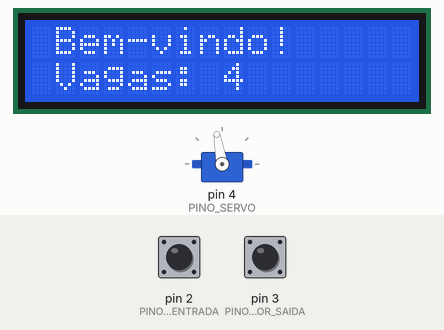
Simulated run of this sketch. Board: Arduino Uno, built with avr-gcc and run on an emulated ATmega328P. On the bench: 16×2 character LCD, servo. Inputs (shaded band) come from the test bench; at power-on: pin 2 (PINO_SENSOR_ENTRADA) HIGH, pin 3 (PINO_SENSOR_SAIDA) HIGH. What the sketch prints to the serial monitor is not drawn.

Above: at 3.3 s.
3.4 s: pin 2 (PINO_SENSOR_ENTRADA) driven LOW
At 3.9 s:
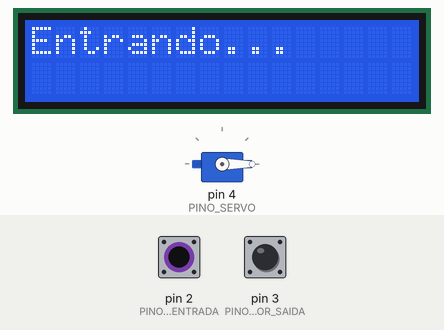
4.9 s: pin 3 (PINO_SENSOR_SAIDA) driven LOW
At 7.1 s:
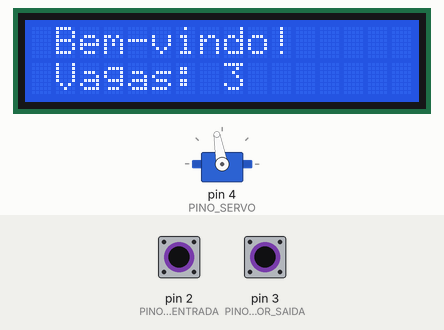
7.4 s: pin 3 (PINO_SENSOR_SAIDA) pulsed HIGH 2 times (0.12 s each, 0.3 s apart)
At 8.2 s:
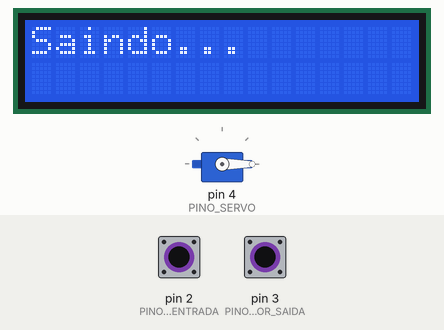
9.5 s: pin 2 (PINO_SENSOR_ENTRADA) pulsed HIGH 2 times (0.12 s each, 0.3 s apart)
At 11.5 s:
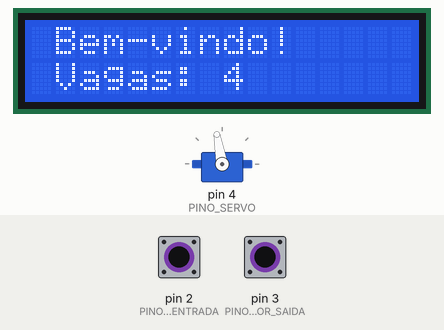
Timing chart, 0 to 13.0 s (numbered marks = the images above; inputs shaded):
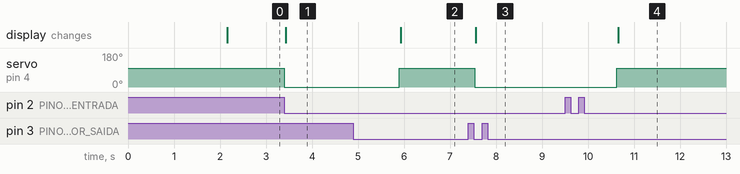

The sketch:

Park-System-Iot.ino
```cpp
#include <Wire.h>
#include <LiquidCrystal_I2C.h>
#include <Servo.h>

LiquidCrystal_I2C lcd(0x27, 16, 2);

Servo motorCancela;
const int PINO_SERVO = 4;
const int ANGULO_SERVO_ABERTO = 0;
const int ANGULO_SERVO_FECHADO = 100;

const int PINO_SENSOR_ENTRADA = 2;
const int PINO_SENSOR_SAIDA = 3;

const int MAX_VAGAS = 4;
int vagasDisponiveis = MAX_VAGAS;

const unsigned long TIMEOUT_PASSAGEM_MS = 10000;

enum EstadoSistema {
  REPOUSO,
  AGUARDANDO_CONFIRMACAO_ENTRADA,
  AGUARDANDO_CONFIRMACAO_SAIDA
};
EstadoSistema estadoAtual = REPOUSO;
unsigned long tempoAcionamentoPrimeiroSensor = 0;

bool sensorEntradaEstavaAtivo = false;
bool sensorSaidaEstavaAtivo = false;

void setup() {
  Serial.begin(9600);


  lcd.init();
  lcd.backlight();
  lcd.setCursor(0, 0);
  lcd.print("Estacionamento");
  lcd.setCursor(0, 1);
  lcd.print("Inteligente IoT");
  delay(2000);
  lcd.clear();

  motorCancela.attach(PINO_SERVO);
  fecharCancela();

  pinMode(PINO_SENSOR_ENTRADA, INPUT_PULLUP);
  pinMode(PINO_SENSOR_SAIDA, INPUT_PULLUP);

  atualizarDisplayLCD();
}

void loop() {

  bool sensorEntradaAcionado = (digitalRead(PINO_SENSOR_ENTRADA) == LOW);
  bool sensorSaidaAcionado = (digitalRead(PINO_SENSOR_SAIDA) == LOW);

  bool bordaSensorEntrada = sensorEntradaAcionado && !sensorEntradaEstavaAtivo;
  sensorEntradaEstavaAtivo = sensorEntradaAcionado;

  bool bordaSensorSaida = sensorSaidaAcionado && !sensorSaidaEstavaAtivo;
  sensorSaidaEstavaAtivo = sensorSaidaAcionado;


  switch (estadoAtual) {
    case REPOUSO:
      // ENTRADA
      if (bordaSensorEntrada) {
        Serial.println("Sensor de ENTRADA acionado (RE_E).");
        if (vagasDisponiveis > 0) {
          abrirCancela();
          vagasDisponiveis--;
          estadoAtual = AGUARDANDO_CONFIRMACAO_ENTRADA;
          tempoAcionamentoPrimeiroSensor = millis();
          lcd.clear();
          lcd.setCursor(0, 0);
          lcd.print("Entrando...");
          Serial.println("Estado: AGUARDANDO_CONFIRMACAO_ENTRADA");
        } else {
          lcd.clear();
          lcd.setCursor(0, 0);
          lcd.print("Desculpe :(");
          lcd.setCursor(0, 1);
          lcd.print("Lotado!");
          Serial.println("Tentativa de entrada: LOTADO.");
          delay(2000);
        }
      }
      // SAÍDA
      else if (bordaSensorSaida) {
        Serial.println("Sensor de SAIDA acionado (RE_S).");
        abrirCancela();
        estadoAtual = AGUARDANDO_CONFIRMACAO_SAIDA;
        tempoAcionamentoPrimeiroSensor = millis();
        lcd.clear();
        lcd.setCursor(0, 0);
        lcd.print("Saindo...");
        Serial.println("Estado: AGUARDANDO_CONFIRMACAO_SAIDA");
      }
      break;

    case AGUARDANDO_CONFIRMACAO_ENTRADA:
      if (bordaSensorSaida) {
        Serial.println("Sensor de SAIDA acionado (ACE_S) - Entrada Confirmada.");
        delay(1000);
        fecharCancela();
        estadoAtual = REPOUSO;
        Serial.println("Estado: REPOUSO. Entrada concluída.");
      }
      // Timeout
      else if (millis() - tempoAcionamentoPrimeiroSensor > TIMEOUT_PASSAGEM_MS) {
        Serial.println("TIMEOUT em AGUARDANDO_CONFIRMACAO_ENTRADA.");
        fecharCancela();
        vagasDisponiveis++;
        estadoAtual = REPOUSO;
        lcd.clear();
        lcd.setCursor(0, 0);
        lcd.print("Entrada Cancel.");
        delay(1500);
        Serial.println("Estado: REPOUSO. Entrada cancelada por timeout.");
      }
      break;

    case AGUARDANDO_CONFIRMACAO_SAIDA:
      if (bordaSensorEntrada) {
        Serial.println("Sensor de ENTRADA acionado (ACS_E) - Saída Confirmada.");
        if (vagasDisponiveis < MAX_VAGAS) {
          vagasDisponiveis++;
        }
        delay(1000);
        fecharCancela();
        estadoAtual = REPOUSO;
        Serial.println("Estado: REPOUSO. Saída concluída.");
      }
      // Timeout
      else if (millis() - tempoAcionamentoPrimeiroSensor > TIMEOUT_PASSAGEM_MS) {
        Serial.println("TIMEOUT em AGUARDANDO_CONFIRMACAO_SAIDA.");
        fecharCancela();
        estadoAtual = REPOUSO;
        lcd.clear();
        lcd.setCursor(0, 0);
        lcd.print("Saida Cancel.");
        delay(1500);
        Serial.println("Estado: REPOUSO. Saída cancelada por timeout.");
      }
      break;
  }


  if (estadoAtual == REPOUSO) {
    static unsigned long ultimoTempoDisplay = 0;
    if (millis() - ultimoTempoDisplay > 500) {
      atualizarDisplayLCD();
      ultimoTempoDisplay = millis();
    }
  }
}

void abrirCancela() {
  motorCancela.write(ANGULO_SERVO_ABERTO);
  Serial.println("Cancela: ABERTA");
}

void fecharCancela() {
  motorCancela.write(ANGULO_SERVO_FECHADO);
  Serial.println("Cancela: FECHADA");
}

void atualizarDisplayLCD() {
  if (estadoAtual == REPOUSO) {
    lcd.clear();

    if (vagasDisponiveis == 0) {
      lcd.setCursor(0, 0);
      lcd.print("Estacionamento");
      lcd.setCursor(0, 1);
      lcd.print("Lotado!     ");
    } else {
      lcd.setCursor(0, 0);
      lcd.print(" Bem-vindo!   ");
      lcd.setCursor(0, 1);
      lcd.print(" Vagas: ");

      if (vagasDisponiveis < 0) vagasDisponiveis = 0;
      if (vagasDisponiveis > MAX_VAGAS) vagasDisponiveis = MAX_VAGAS;

      lcd.print(vagasDisponiveis);

      int posicaoInicialEspacos = 8 + String(vagasDisponiveis).length();
      for (int i = posicaoInicialEspacos; i < 16; i++) {
        lcd.print(" ");
      }
    }
  }
}
```

Measured:
- after the input at 3.4 s, servo on pin 4 (PINO_SERVO): 100° → 0° at once; the display: changes at once (image 1)
- after the input at 4.9 s, servo on pin 4 (PINO_SERVO): 0° → 100° after 1.0 s; the display: changes after 1.0 s (image 2)
- after the input at 7.4 s, servo on pin 4 (PINO_SERVO): 100° → 0° after 0.14 s; the display: changes after 0.16 s (image 3)
- after the input at 9.5 s, servo on pin 4 (PINO_SERVO): 0° → 100° after 1.1 s; the display: changes after 1.2 s (image 4)
